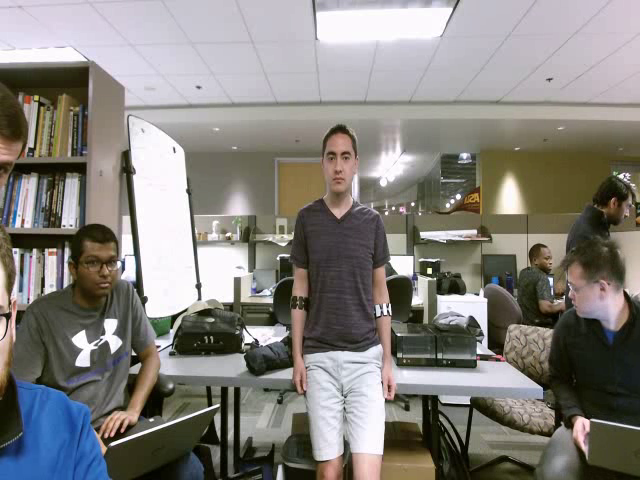
#> input picture frame 4 of open-cv/output.mp4, 640 x 480 px, given in place of about140250PM.mp4, which was not available
$ python video-loading-tutorial.py
#> lines starting #> are read from the running program, lines starting #| are printed output that depends on the picture
import cv2
import numpy as np
import resources_mac as resources
import os

file = os.path.join(resources.data_dir, 'CSE572_Cleaned_Part2', 'CSE572_G22', 'about140250PM.mp4')


cap = cv2.VideoCapture(file)


width = int(cap.get(cv2.CAP_PROP_FRAME_WIDTH) + 0.5)
height = int(cap.get(cv2.CAP_PROP_FRAME_HEIGHT) + 0.5)

# Define the codec and create VideoWriter object
fourcc = cv2.VideoWriter_fourcc(*'mp4v') # Be sure to use the lower case
out = cv2.VideoWriter('output.mp4', fourcc, 20.0, (width, height))

while (cap.isOpened()):
    ret, frame = cap.read()
#> frame is the input picture: shape (480, 640, 3); mean B, G, R 125.2, 129.8, 132.8
    gray = cv2.cvtColor(frame, cv2.COLOR_BGR2GRAY)
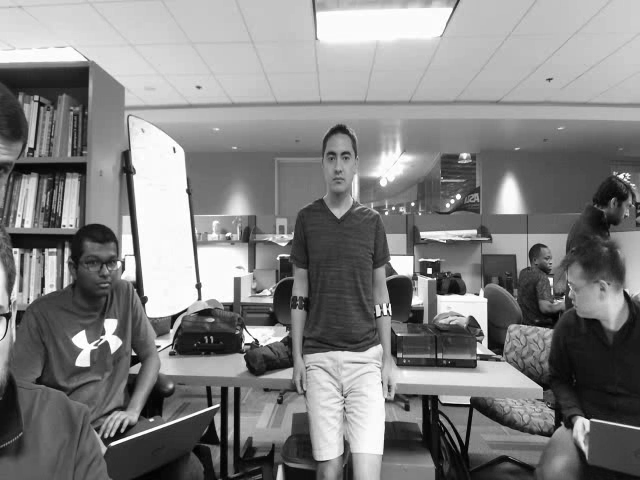
#> gray: shape (480, 640); min 0, max 255, mean 130.2
    out.write(frame)
    cv2.imshow('frame', frame)
    cv2.imshow('gray', gray)
    if cv2.waitKey(1) & 0xFF == ord('q'):
#> (key q is pressed here)
        break

cap.release()
out.release()
cv2.destroyAllWindows()

$ run again, starting later in the video
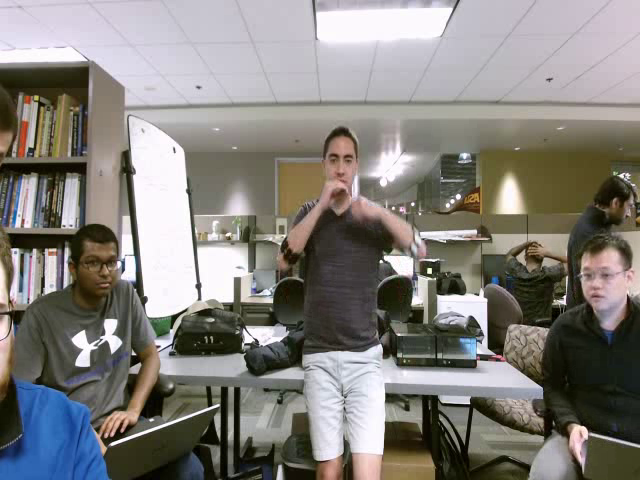
#> input picture frame 20 of open-cv/output.mp4, 640 x 480 px, given in place of about140250PM.mp4, which was not available
#> frame is the input picture: shape (480, 640, 3); mean B, G, R 124.8, 129.2, 132.3
#> `gray = cv2.cvtColor(frame, cv2.COLOR_BGR2GRAY)`:
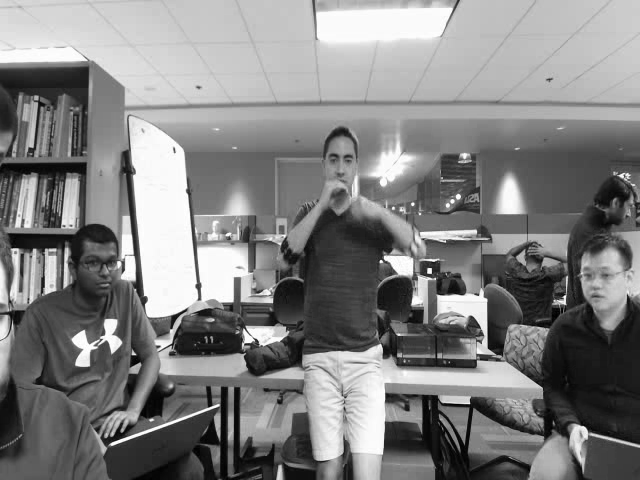
#> gray: shape (480, 640); min 0, max 255, mean 129.6

$ run again, starting later in the video
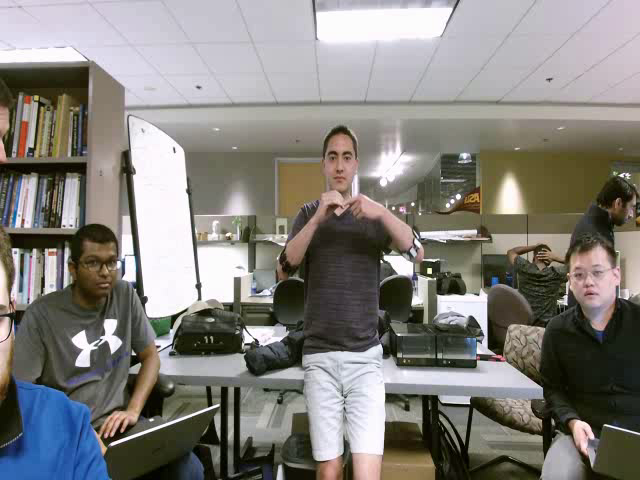
#> input picture frame 36 of open-cv/output.mp4, 640 x 480 px, given in place of about140250PM.mp4, which was not available
#> frame is the input picture: shape (480, 640, 3); mean B, G, R 124.8, 129.3, 131.9
#> `gray = cv2.cvtColor(frame, cv2.COLOR_BGR2GRAY)`:
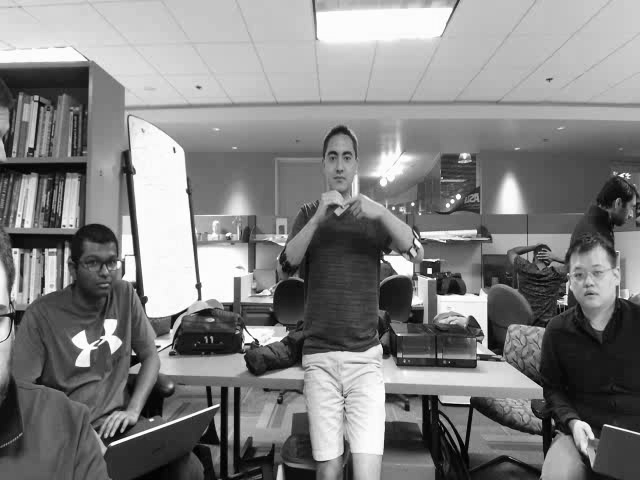
#> gray: shape (480, 640); min 0, max 255, mean 129.6
